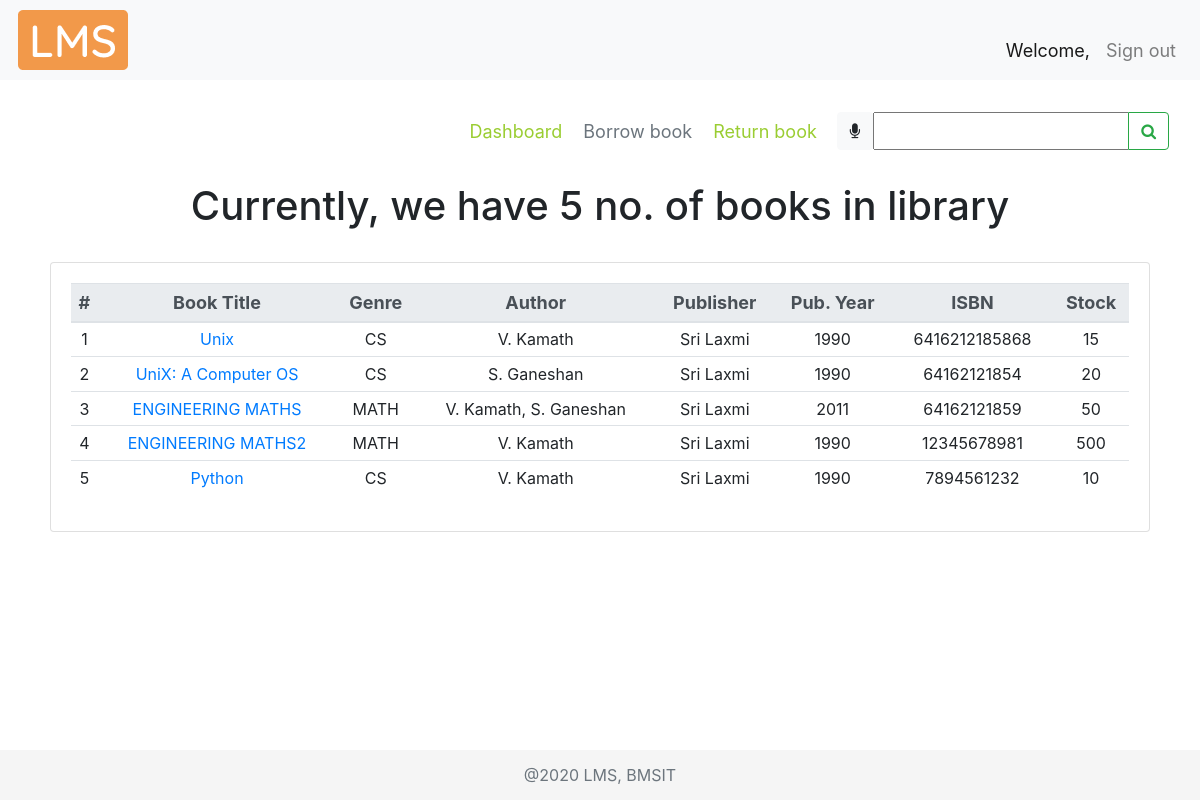
The page /borrowbook/ on the database its author committed.
### libraryApp/models.py (models this page shows, shortened)
class BOOK(models.Model):
    GENRE = (
        ("CS", "Computer Science"),
        ("MATH", "Mathematics"),
        ("ELE", "Electronics"),
        ("TC", "Telecommunication"),
        ("CHE", "Chemistry"),
        ("PHY", "Physics"),
        ("MEC", "Mechanics"),
        ("EVS", "Environmental Science"),
        ("BIO", "Bioengineering"),
        ("BUS", "Business Skills"),
    )
    bookTitle = models.CharField(max_length=50, help_text="Book Title")
    genre = models.CharField(max_length=30, null=True, choices=GENRE, help_text="Category")
    pubYear = models.CharField(max_length=4, null=True, help_text="Year of publication")
    isbn = models.CharField(max_length=13, null=True, unique=True, help_text="International Standard Book Number")
    librarianID = models.ForeignKey(
        settings.AUTH_USER_MODEL, null=True, on_delete=models.SET_NULL, help_text="Librarian ID")
    pubID = models.ForeignKey(PUBLISHER, null=True, on_delete=models.CASCADE, help_text="Publisher ID")
    authorID = models.ManyToManyField(AUTHOR, help_text="Authors")

class AUTHOR(models.Model):
    authorName = models.CharField(max_length=30, help_text="Author name")
    def __str__(self):
        return self.authorName

class PUBLISHER(models.Model):
    pubName = models.CharField(max_length=30, help_text="Publisher name", null=True)
    streetAddr = models.CharField(max_length=50, help_text="Street Address", null=True)
    district = models.CharField(max_length=20, help_text="District", null=True)
    state = models.CharField(max_length=20, help_text="State", null=True)
    pinCode = models.CharField(max_length=6, help_text="PIN Code", null=True)
    phoneNum = models.CharField(max_length=10, help_text="Phone number", null=True)

### libraryApp/views.py (the view)
# urls.py: path('borrowbook/', views.borrowBook, name="borrowbook"),
def borrowBook(request):
    borrowBook = 'libraryApp/borrow_book.html'
    books = BOOK.objects.all()
    myFilter = BookFilter(request.GET, queryset=BOOK.objects.all())
    if request.method == "POST":
        print(request.POST)
        return redirect(searchBook, book=request.POST['bookTitle'])
    bbActive = True
    booksList = []
    bookCount = BOOK.objects.count()
    for i in books:
        stock = STOCK.objects.filter(bookID__id=i.id).first()
        authors = AUTHOR.objects.filter(book__id=i.id)
        authorList = []
        authorIDList = []
        for a in authors.all():
            if a not in authorList:  # loic to check redundancy
                authorList.append(a)
                authorIDList.append(a.id)
        authorString = ', '.join(map(str, authorList))
        booksList.append(tempBook(None, i.bookTitle, i.id, i.genre, i.pubID.id,
                                  i.pubID.pubName, i.pubYear, authorIDList, authorString, i.isbn, stock.bookCopies))
    context = {
        'books': booksList,
        'count': bookCount,
        "myFilter": myFilter,
        "bbActive": bbActive
    }
    return render(request, borrowBook, context)

### libraryApp/templates/libraryApp/borrow_book.html (shortened to what this page needs)
{% extends 'libraryApp/main.html' %}
{% load static %}
{% block content %}
<nav class="navbar">
  <div class="navbar-nav mySubMenu ml-auto">
    <nav>
      <a href="{% url 'dashboard' %}">Dashboard</a>
      {% if not request.user.is_staff %}
        <a class="text-muted" href="{% url 'borrowbook' %}">Borrow book</a>
      {% endif %}
      {% if not request.user.is_staff %}
        <a href="{% url 'returnbook' %}">Return book</a>
      {% endif %}
    </nav>
  </div>
  <form class="form-inline" method="POST">
    <div class="input-group">
      <div id="speech" class="btn btn-light" title="Click the mic to speak">
        <i class="fa fa-microphone" aria-hidden="true"></i>
      </div>
      {{myFilter.form}}
      <div class="input-group-append">
        <button id="searchButton" class="btn btn-outline-success" type="submit">
          <i class="fa fa-search"></i>
        </button>
      </div>
    </div>
  </form>
</nav>
<br>
<div class="row text-center booksTable">
    <div class="col-md-12">
        <h1 class="text-center">
            Currently, we have {{count}} no. of books in library
        </h1>
        <br>
        <div class="card card-body">
            <table class="table table-sm table-hover">
                <thead class="thead-light threadText">
                    <tr>
                        <th scope="col">#</th>
                        <th scope="col">Book Title</th>
                        <th scope="col">Genre</th>
                        <th scope="col">Author</th>
                        <th scope="col">Publisher</th>
                        <th scope="col">Pub. Year</th>
                        <th scope="col">ISBN</th>
                        <th scope="col">Stock</th>
                    </tr>
                </thead>
                {% for i in books %}
                <tr>
                    <td>{{forloop.counter}}</td>
                    <td><a href="{% url 'viewbook' i.bookID %}">{{i.bookTitle}}</a></td>
                    <td>{{i.genre}}</td>
                    <td>{{i.author}}</td>
                    <td>{{i.pubName}}</td>
                    <td>{{i.pubYear}}</td>
                    <td>{{i.isbn}}</td>
                    <td>{{i.stock}}</td>
                </tr>
                {% endfor %}
            </table>
        </div>
    </div>
    <br>
</div>
{% endblock %}

### static/css/main.css (style rules this page uses)
html { position: relative; min-height: 100%; }
body { margin-bottom: 60px; background-color: #fff; }
.booksTable { padding: 0 20px; margin: auto; }
.mySubMenu { margin-right: 10px; padding: 2px; font-size: large; }
.mySubMenu a { padding-left: 8px; padding-right: 8px; color: yellowgreen; }

### libraryApp/templates/libraryApp/main.html (style rules this page uses)
.threadText { font-size: 18px; padding: 5px; margin: 5px; }

### rows shown on the page
BOOK: bookTitle "Unix", genre "CS", pubYear "1990", isbn "6416212185868"
AUTHOR: author "V. Kamath" "V. Kamath" "V. Kamath"
PUBLISHER: pubName "Sri Laxmi" "Sri Laxmi" "Sri Laxmi" "Sri Laxmi" "Sri Laxmi"
BOOK: bookTitle "UniX: A Computer OS", genre "CS", pubYear "1990", isbn "64162121854"
AUTHOR: author "S. Ganeshan"
BOOK: bookTitle "ENGINEERING MATHS", genre "MATH", pubYear "2011", isbn "64162121859"
BOOK: bookTitle "ENGINEERING MATHS2", genre "MATH", pubYear "1990", isbn "12345678981"
BOOK: bookTitle "Python", genre "CS", pubYear "1990", isbn "7894561232"

### other values the page prints
{{ count }} "5"
{{ i.stock }} "15" "20" "50" "500" "10"
{{ i.author }} "V. Kamath, S. Ganeshan"
